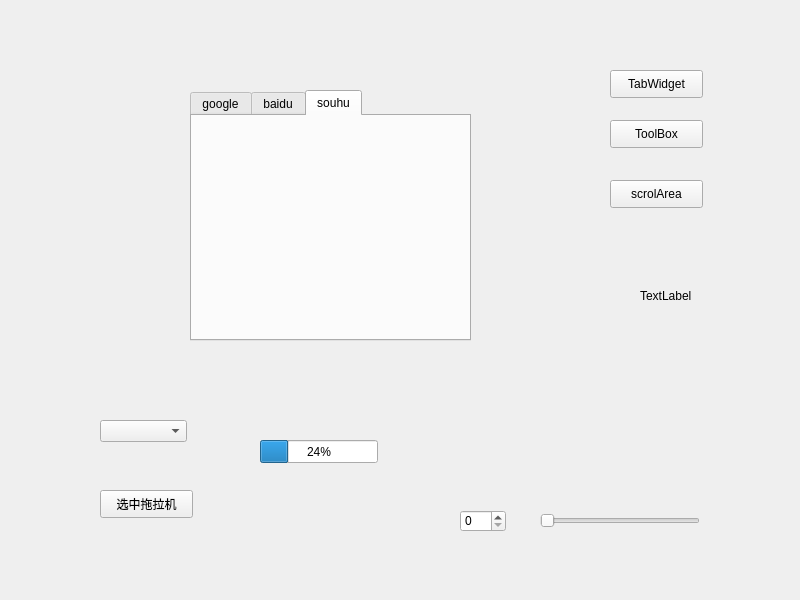
<?xml version="1.0" encoding="UTF-8"?>
<ui version="4.0">
 <class>Widget</class>
 <widget class="QWidget" name="Widget">
  <property name="geometry">
   <rect>
    <x>0</x>
    <y>0</y>
    <width>800</width>
    <height>600</height>
   </rect>
  </property>
  <property name="windowTitle">
   <string>Widget</string>
  </property>
  <widget class="QStackedWidget" name="stackedWidget">
   <property name="geometry">
    <rect>
     <x>130</x>
     <y>70</y>
     <width>411</width>
     <height>331</height>
    </rect>
   </property>
   <property name="currentIndex">
    <number>2</number>
   </property>
   <widget class="QWidget" name="page_4">
    <widget class="QScrollArea" name="scrollArea">
     <property name="geometry">
      <rect>
       <x>130</x>
       <y>0</y>
       <width>141</width>
       <height>311</height>
      </rect>
     </property>
     <property name="widgetResizable">
      <bool>true</bool>
     </property>
     <widget class="QWidget" name="scrollAreaWidgetContents">
      <property name="geometry">
       <rect>
        <x>0</x>
        <y>0</y>
        <width>118</width>
        <height>330</height>
       </rect>
      </property>
      <layout class="QVBoxLayout" name="verticalLayout">
       <item>
        <widget class="QPushButton" name="pushButton">
         <property name="text">
          <string>PushButton</string>
         </property>
        </widget>
       </item>
       <item>
        <widget class="QPushButton" name="pushButton_6">
         <property name="text">
          <string>PushButton</string>
         </property>
        </widget>
       </item>
       <item>
        <widget class="QPushButton" name="pushButton_5">
         <property name="text">
          <string>PushButton</string>
         </property>
        </widget>
       </item>
       <item>
        <widget class="QPushButton" name="pushButton_4">
         <property name="text">
          <string>PushButton</string>
         </property>
        </widget>
       </item>
       <item>
        <widget class="QPushButton" name="pushButton_9">
         <property name="text">
          <string>PushButton</string>
         </property>
        </widget>
       </item>
       <item>
        <widget class="QPushButton" name="pushButton_3">
         <property name="text">
          <string>PushButton</string>
         </property>
        </widget>
       </item>
       <item>
        <widget class="QPushButton" name="pushButton_8">
         <property name="text">
          <string>PushButton</string>
         </property>
        </widget>
       </item>
       <item>
        <widget class="QPushButton" name="pushButton_7">
         <property name="text">
          <string>PushButton</string>
         </property>
        </widget>
       </item>
       <item>
        <widget class="QPushButton" name="pushButton_2">
         <property name="text">
          <string>PushButton</string>
         </property>
        </widget>
       </item>
      </layout>
     </widget>
    </widget>
   </widget>
   <widget class="QWidget" name="page_5">
    <widget class="QToolBox" name="toolBox">
     <property name="geometry">
      <rect>
       <x>120</x>
       <y>20</y>
       <width>191</width>
       <height>271</height>
      </rect>
     </property>
     <property name="currentIndex">
      <number>0</number>
     </property>
     <widget class="QWidget" name="page">
      <property name="geometry">
       <rect>
        <x>0</x>
        <y>0</y>
        <width>191</width>
        <height>181</height>
       </rect>
      </property>
      <attribute name="label">
       <string>家人</string>
      </attribute>
      <layout class="QVBoxLayout" name="verticalLayout_2">
       <item>
        <widget class="QPushButton" name="pushButton_10">
         <property name="text">
          <string>PushButton</string>
         </property>
        </widget>
       </item>
      </layout>
     </widget>
     <widget class="QWidget" name="page_2">
      <property name="geometry">
       <rect>
        <x>0</x>
        <y>0</y>
        <width>191</width>
        <height>181</height>
       </rect>
      </property>
      <attribute name="label">
       <string>朋友</string>
      </attribute>
      <widget class="QPushButton" name="pushButton_11">
       <property name="geometry">
        <rect>
         <x>40</x>
         <y>60</y>
         <width>93</width>
         <height>28</height>
        </rect>
       </property>
       <property name="text">
        <string>PushButton</string>
       </property>
      </widget>
     </widget>
     <widget class="QWidget" name="page_3">
      <attribute name="label">
       <string>黑名单</string>
      </attribute>
      <widget class="QPushButton" name="pushButton_12">
       <property name="geometry">
        <rect>
         <x>40</x>
         <y>50</y>
         <width>93</width>
         <height>28</height>
        </rect>
       </property>
       <property name="text">
        <string>PushButton</string>
       </property>
      </widget>
     </widget>
    </widget>
   </widget>
   <widget class="QWidget" name="page_6">
    <widget class="QTabWidget" name="tabWidget">
     <property name="geometry">
      <rect>
       <x>60</x>
       <y>20</y>
       <width>281</width>
       <height>251</height>
      </rect>
     </property>
     <property name="currentIndex">
      <number>2</number>
     </property>
     <widget class="QWidget" name="tab">
      <attribute name="title">
       <string>google</string>
      </attribute>
     </widget>
     <widget class="QWidget" name="tab_2">
      <attribute name="title">
       <string>baidu</string>
      </attribute>
     </widget>
     <widget class="QWidget" name="tab_3">
      <attribute name="title">
       <string>souhu</string>
      </attribute>
     </widget>
    </widget>
   </widget>
  </widget>
  <widget class="QPushButton" name="btn_scrollArea">
   <property name="geometry">
    <rect>
     <x>610</x>
     <y>180</y>
     <width>93</width>
     <height>28</height>
    </rect>
   </property>
   <property name="text">
    <string>scrolArea</string>
   </property>
  </widget>
  <widget class="QPushButton" name="btn_ToolBox">
   <property name="geometry">
    <rect>
     <x>610</x>
     <y>120</y>
     <width>93</width>
     <height>28</height>
    </rect>
   </property>
   <property name="text">
    <string>ToolBox</string>
   </property>
  </widget>
  <widget class="QPushButton" name="btn_TabWidget">
   <property name="geometry">
    <rect>
     <x>610</x>
     <y>70</y>
     <width>93</width>
     <height>28</height>
    </rect>
   </property>
   <property name="text">
    <string>TabWidget</string>
   </property>
  </widget>
  <widget class="QComboBox" name="comboBox">
   <property name="geometry">
    <rect>
     <x>100</x>
     <y>420</y>
     <width>87</width>
     <height>22</height>
    </rect>
   </property>
  </widget>
  <widget class="QPushButton" name="btn_select">
   <property name="geometry">
    <rect>
     <x>100</x>
     <y>490</y>
     <width>93</width>
     <height>28</height>
    </rect>
   </property>
   <property name="text">
    <string>选中拖拉机</string>
   </property>
  </widget>
  <widget class="QLabel" name="lb_image">
   <property name="geometry">
    <rect>
     <x>640</x>
     <y>260</y>
     <width>131</width>
     <height>71</height>
    </rect>
   </property>
   <property name="text">
    <string>TextLabel</string>
   </property>
  </widget>
  <widget class="QProgressBar" name="progressBar">
   <property name="geometry">
    <rect>
     <x>260</x>
     <y>440</y>
     <width>118</width>
     <height>23</height>
    </rect>
   </property>
   <property name="value">
    <number>24</number>
   </property>
  </widget>
  <widget class="QSlider" name="horizontalSlider">
   <property name="geometry">
    <rect>
     <x>540</x>
     <y>510</y>
     <width>160</width>
     <height>22</height>
    </rect>
   </property>
   <property name="orientation">
    <enum>Qt::Horizontal</enum>
   </property>
  </widget>
  <widget class="QSpinBox" name="spinBox">
   <property name="geometry">
    <rect>
     <x>460</x>
     <y>510</y>
     <width>46</width>
     <height>22</height>
    </rect>
   </property>
  </widget>
 </widget>
 <resources/>
 <connections/>
</ui>
